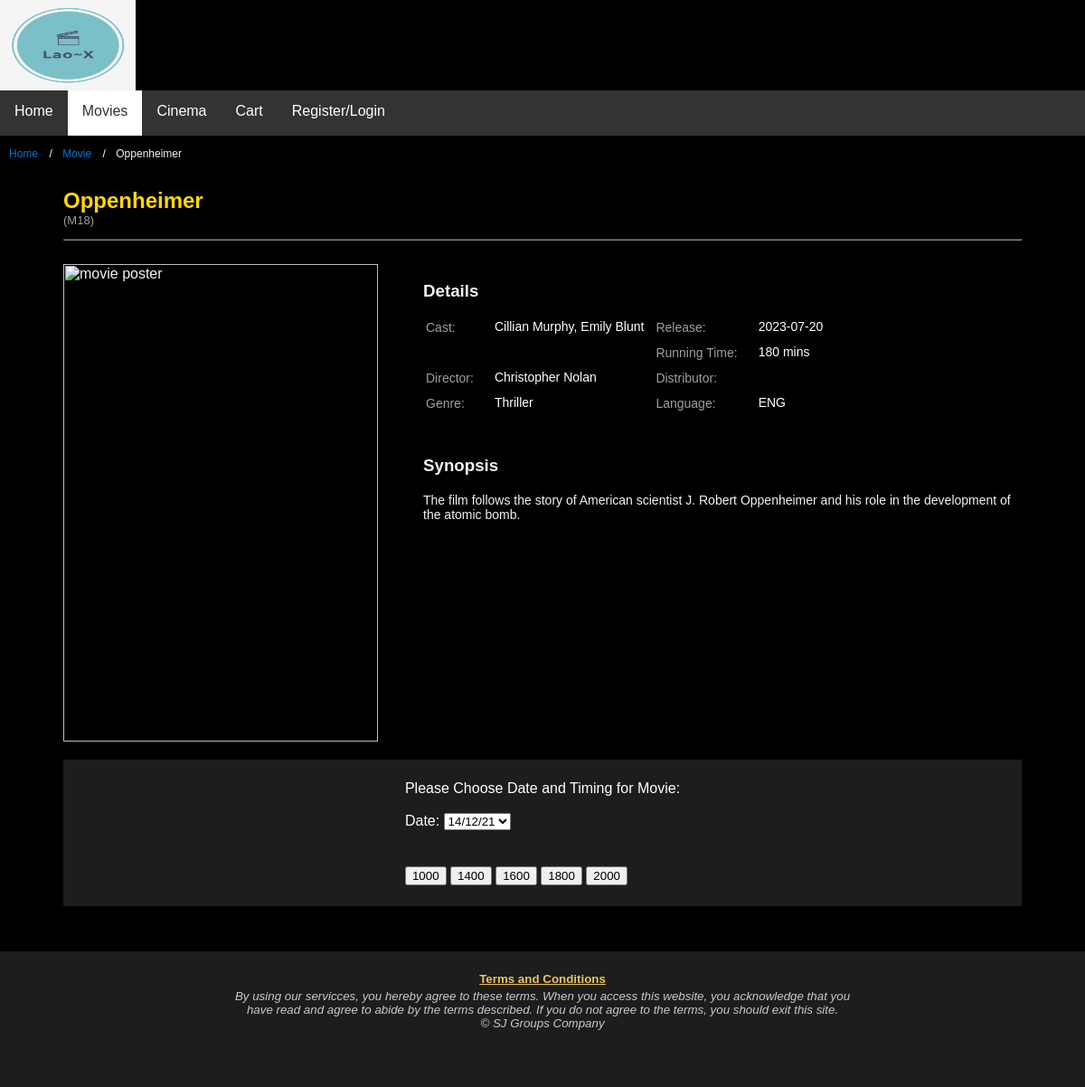
The app's page /get_movie.php?movie=2 with its own data.
### tables this page shows
CREATE TABLE IF NOT EXISTS `MOVIE` 
(
  `movie_id` int(5) NOT NULL AUTO_INCREMENT,
  `movie_name` varchar(50) NOT NULL,
  `duration` int(3) NOT NULL COMMENT 'mins',
  `language` varchar(3) NOT NULL COMMENT 'ENG / CHI/  HIN / MAL',
  `genre` varchar(50) NOT NULL,
  `cast` varchar(50) NOT NULL,
  `release_date` date NOT NULL,
  `synopsis` varchar(10000) NOT NULL,
  `image_dir` varchar(500) NOT NULL,
  `rating` varchar(50) NOT NULL,
   
  `director` varchar(200) NOT NULL,
  PRIMARY KEY (`movie_id`)
  
);

### get_movie.php (the view, shortened to what this page needs)
<?php
    $servername ="localhost";
    $username = "root";
    $password = "";
    $dbname = "my_project";
    $movie_id = (int)$_GET['movie'];
    $db = mysqli_connect($servername, $username, $password, $dbname);
    $query = "SELECT * FROM MOVIE WHERE movie_id=$movie_id";
    $result = $db->query($query);
    $row = $result->fetch_assoc();
    $movie_name = $row['movie_name'];
    $duration = $row['duration'];
    $language = $row['language'];
    $genre = $row['genre'];
    $distributor = $row['distributor'];
    $release_date = $row['release_date'];
    $image_dir = $row['image_dir'];
    $synopsis = $row['synopsis'];
    $rating = $row['rating'];
    $cast = $row['cast'];
    $director = $row['director'];
?>
<html lang="en">
<head>
    <link rel="stylesheet" href="stylesheet.css">
</head>
<body>
    <div id="wrapper">
        <header>
            <img id='company_logo' src="image\logo.png" alt="Logo" width="150px" height="100px">
        </header>
        <div id="nav">
            <nav>
                <ul class="nav">
                    <li class="nav"><a href="index.html">Home</a></li>
                    <li class="nav"><a class="active" href="movies.html">Movies</a></li>
                    <li class="nav"><a href="cinema.html">Cinema</a></li>
                    <li class="nav"><a href="cart.html">Cart</a></li>
                    <li class="nav"><a href="login.html">Register/Login</a></li>
                </ul>
            </nav>
        </div>
        <ul class="breadcrumb">
            <li><a href="index.html">Home</a></li>
            <li><a href="movies.html">Movie</a></li>
            <li><?php echo $movie_name ?></li>
        </ul>
        <div class="content">
            <div class="mini_wrapper">
                <h2 class="movie_title"><?php echo $movie_name ?></h2>
                <p class="rating">(<?php echo $rating?>)</p>
                <hr class="movie_title">
                <br>
                <div class="individual_mov">
                    <div id="img">
                        <img src="<?php echo $image_dir ?>" alt="movie poster">
                    </div>
                    <div id="info">
                        <div id="details">
                            <h3>Details</h3>
                            <table class="individual_mov">
                                <tr>
                                    <td rowspan="2" class="label">Cast: </td>
                                    <td rowspan="2" class="detail"><?php echo $cast ?></td>
                                    <td class="label">Release:</td>
                                    <td class="detail"><?php echo $release_date ?></td>
                                </tr>
                                <tr>
                                    <td class="label">Running Time: </td>
                                    <td class="detail"><?php echo $duration ?> mins</td>
                                </tr>
                                <tr>
                                    <td class="label">Director: </td>
                                    <td class="detail"><?php echo $director ?></td>
                                    <td class="label">Distributor: </td>
                                    <td class="detail"><?php echo $distributor ?></td>
                                </tr>
                                <tr>
                                    <td class="label">Genre: </td>
                                    <td class="detail"><?php echo $genre ?></td>
                                    <td class="label">Language: </td>
                                    <td class="detail"><?php echo $language ?></td>
                                </tr>
                            </table>
                        </div>
                        <div id="synopsis">
                            <h3>Synopsis</h3>
                            <p><?php echo $synopsis ?></p>
                        </div>
                    </div>
                </div>
                <div class="booking">
                    <form class="booking" action="ticket_purchase_cont.php" method="get">
                        <table class="booking">
                        <tr>
                            <td>
                                Please Choose Date and Timing for Movie: <br><br>Date:
                                <Select name = "date"> // drop down table for dates
                                    <option value = "14-Dec-2021">14/12/21</option>
                                </select>
                                <br><br>
                            </td>
                        </tr>
                        <tr>
                            <td>
                                <br>
                                <input class="ticket_timing_button" name = "timingButton" type="submit" value="1000">
                                <input class="ticket_timing_button" name = "timingButton" type="submit" value="1400">
                                <input class="ticket_timing_button" name = "timingButton" type="submit" value="1600">
                                <input class="ticket_timing_button" name = "timingButton" type="submit" value="1800">
                                <input class="ticket_timing_button" name = "timingButton" type="submit" value="2000">
                            </td>
                        </tr>
                        </table>
                    </form>
                </div>
            </div>
        </div>
        <footer class="footer">
           <table>
               <tr>
                   <td><a href="tnc.html"><small><b>Terms and Conditions</b></small></a></td>
               </tr>
               <tr>
                   <td><small><i>By using our servicces, you hereby agree to these terms. When you
                       access this website, you acknowledge that you <br>have read and agree to abide by
                       the terms described. If you do not agree to the terms,
                       you should exit this site. <br>&copy; SJ Groups Company</i></small>
                    </td>
               </tr>
           </table>
        </footer>
    </div>
</body>
</html>

### stylesheet.css (style rules this page uses)
body { background-color: #000; border: 0; margin: 0; font-family: Verdana, sans-serif; }
#wrapper { background-color: #000; width: 100%; color: #f2f2f2; min-height: 100%; min-width: 1100px; }
header { height: 100px; }
ul.nav { list-style-type: none; margin: 0; padding: 0; overflow: hidden; background-color: #333; }
li.nav { float: left; }
li.nav a { display: block; color: white; text-align: center; padding: 14px 16px; text-decoration: none; height: 50px; }
ul.nav li a.active { background-color: #ffffff; color: #333; }
footer { background-color: #333; bottom:0; width:100%; background:rgb(29, 29, 29); min-height: 150; }
footer table { color: rgb(201, 201, 201); border: 0px 20px 0px 0px; padding: 20px; margin: auto; }
footer table td { text-align: center; }
footer a { color: #ecc55a; }
div.content { clear: both; }
* { box-sizing: border-box; }
img { vertical-align: middle; }
ul.breadcrumb { padding: 10px 16px; list-style: none; background-color: #000; }
ul.breadcrumb li { display: inline; font-size: 12px; }
ul.breadcrumb li+li:before { padding: 8px; color: #FFF; content: "/\00a0"; }
ul.breadcrumb li a { color: #0275d8; text-decoration: none; }
ul.breadcrumb { margin-top: 0px; padding: 10px }
div.mini_wrapper { width: 1060px; margin: auto; }
h2.movie_title { color: #ffd900; font-size: 24px; margin-bottom: 0px; }
p.rating { margin-top: 0px; color: #9e9e9e; font-size: 13px; }
hr.movie_title { border-color: #8d8d8d; }
div.individual_mov { display: flex; padding-bottom: 20px; }
#img img { width: 348; height: 528; }
div #info { padding-left: 50px; }
table.individual_mov { padding-bottom: 20px; }
table.individual_mov td { color: #FFF; vertical-align: top; font-size: 14px; }
table.individual_mov td.detail { max-width: 300px; padding: 0px 10px 10px 20px }
table.individual_mov td.label { color: #9e9e9e; }
#synopsis p { font-size: 14px; }
div.booking { color: #FFF; background-color: #1d1d1d; margin-bottom: 50px; }
form.booking { padding: 20px; }
table.booking { color: #FFF; margin: auto; }

### records on screen
movie: movie_name "Oppenheimer", rating "M18", cast "Cillian Murphy, Emily Blunt", release_date "2023-07-20", duration "180", director "Christopher Nolan", genre "Thriller", language "ENG", synopsis "The film follows the story of American scientist J. Robert Oppenheimer and his role in the development of the atomic bomb."
